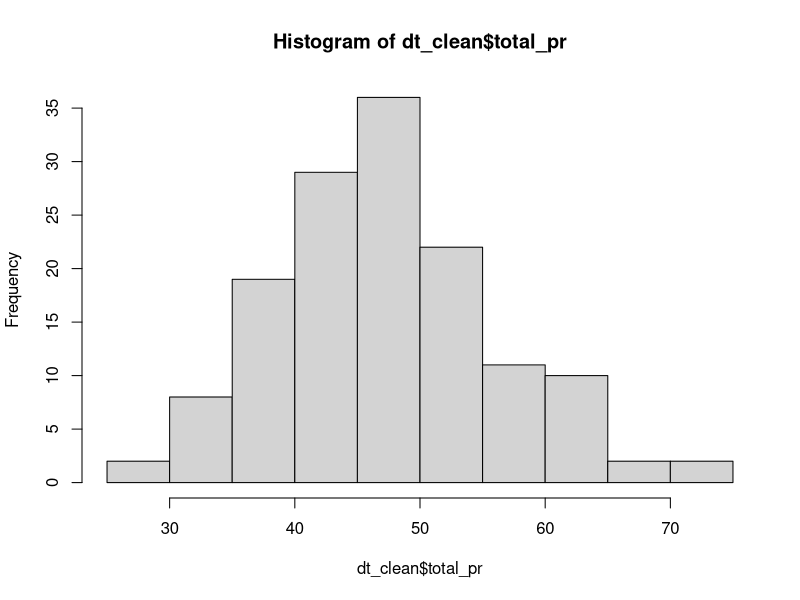
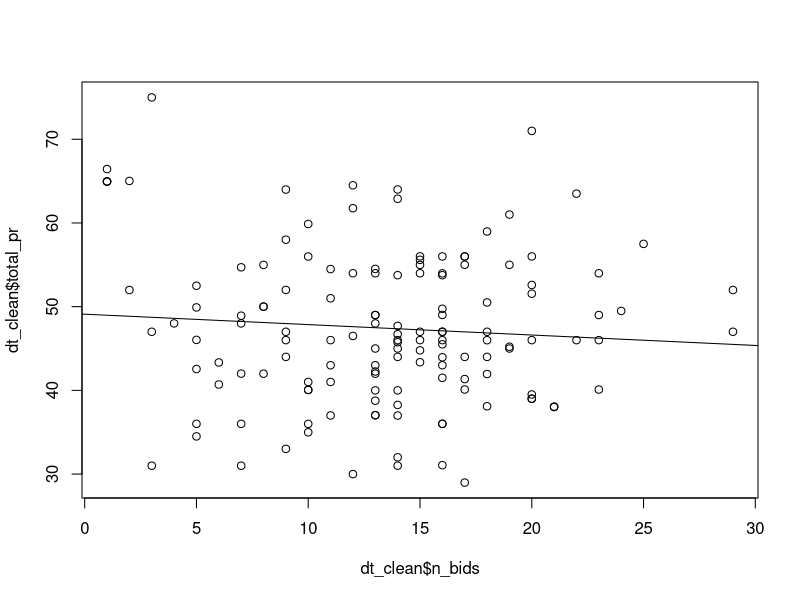
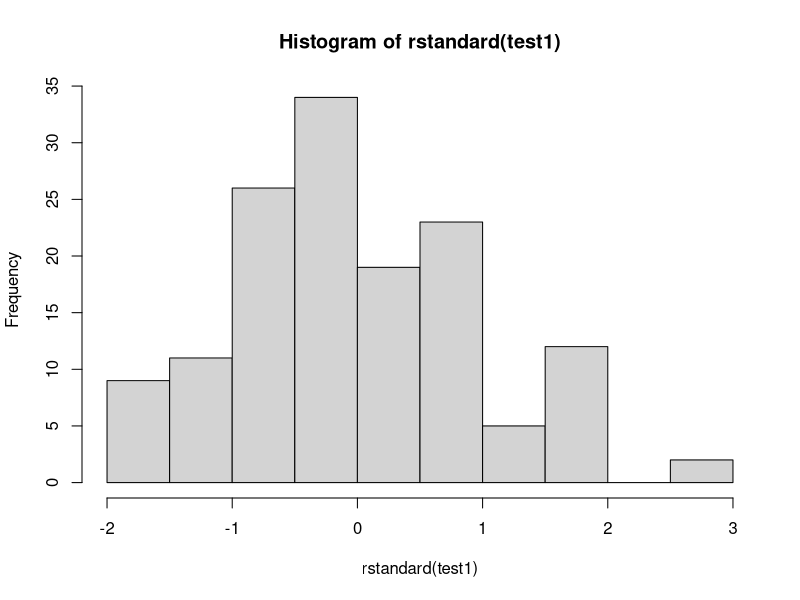
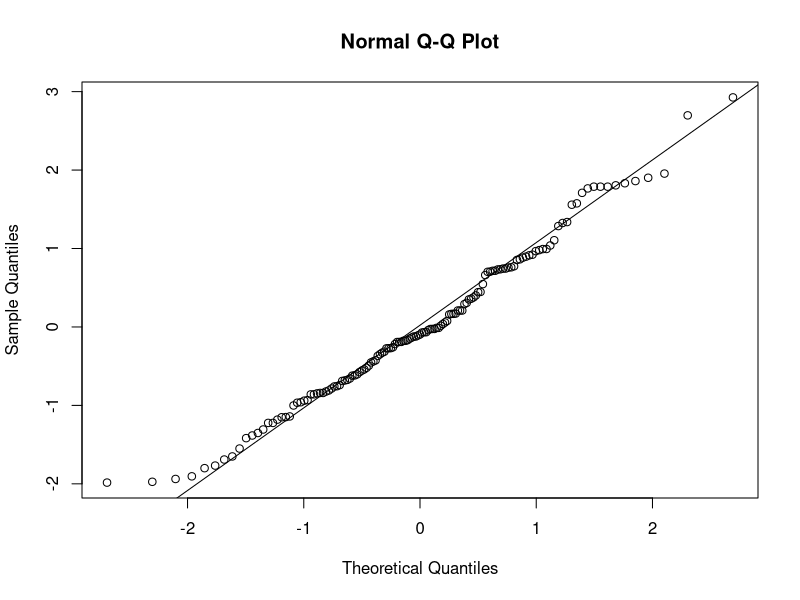

The R source for these figures, in order:
# import the data set and look into the variables 
setwd("C:/Users/13095/Desktop/Emory/Emory2025/QTM100/LAB11/")
dt<-read.csv("mariokart(in).csv", header = T)
# examine the structure of the data
str(dt)
#examine the varaiables
summary(dt)

# create a new dataset tha only includes packages with price less than 100
dt_clean<-subset(dt, dt$total_pr<100)
#view historgram
hist(dt_clean$total_pr)

# examine the correlation/relationship between the selling price and the number of bids
plot(dt_clean$n_bids, dt_clean$total_pr)
# difficult to see any trend (random scatter)
cor(dt_clean$n_bids, dt_clean$total_pr )
cor.test(dt_clean$n_bids, dt_clean$total_pr )

# linear regression
test1<-lm(dt_clean$total_pr~dt_clean$n_bids)
summary(test1)

# add the lr line to your scatter plot
abline(test1)

# get confidence interval for B0 and B1
confint(test1)

# regular residual for each observations: It’s the difference between the observed value and the predicted value 
#It tells you how far off your model is for each observation.
test1$residuals
resid(test1)
# standardized residual = residuals/std of residuals: puts allr residuals ona copmmon scale: helps detect outliers
rstandard(test1)
predict(test1)

# interpret residuals with plots
hist(rstandard(test1))
qqnorm(rstandard(test1))
qqline(rstandard(test1))